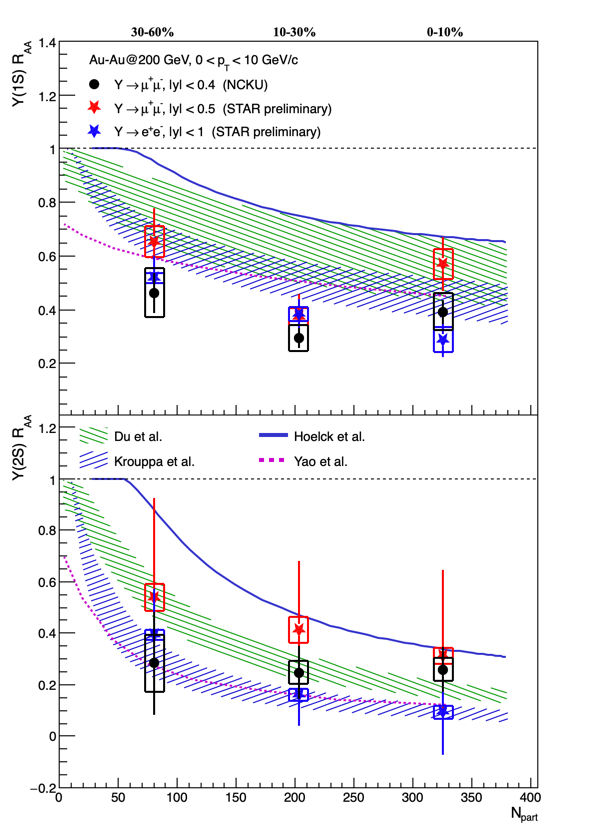
#> input picture day1/RAA_dc.png, 598 x 830 px
$ jupyter execute Day001_read_image_Ans.ipynb
#> lines starting #> are read from the running program, lines starting #| are printed output that depends on the picture
# 作業

思考一下我們前面有提到圖片是矩陣，但維度可能會不一樣
例如灰階圖只有兩個維度，RGB 彩圖則有 3 個維度

假如今天我們把 BGR 3 個維度拆開來看會有甚麼不同的效果呢？

[cell 1]
import cv2
import numpy as np

img_path = 'RAA_dc.png'

# 以彩色圖片的方式載入
img = cv2.imread(img_path, cv2.IMREAD_COLOR)
#> img is the input picture: shape (830, 598, 3); mean B, G, R 243.2, 241.8, 241.1

# 把圖片合併起來方便一起看
img_concat = np.hstack((img[:, :, 0], img[:, :, 1], img[:, :, 2]))
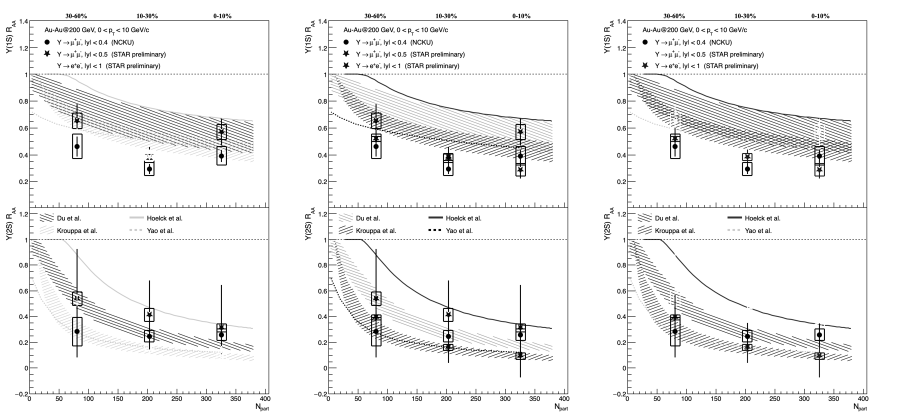
#> img_concat: shape (830, 1794) (shown at 1/2 size); min 0, max 255, mean 242

# 為了要不斷顯示圖片，所以使用一個迴圈
while True:
    # 顯示彩圖
    cv2.imshow('bgr', img)
    cv2.imshow('bgr_split', img_concat)

    # 直到按下 ESC 鍵才會自動關閉視窗結束程式
    k = cv2.waitKey(0)
#> (key Esc is pressed here)
    if k == 27:
        cv2.destroyAllWindows()
        break
